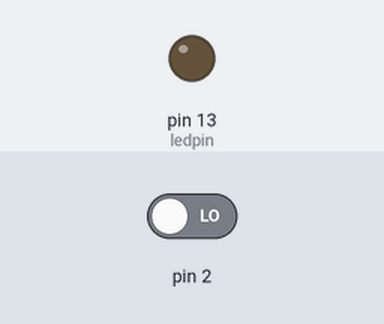
Simulated run of this sketch. Board: Arduino Uno, built with avr-gcc and run on an emulated ATmega328P. On the bench: output pins drawn as LEDs (lit = HIGH). Dashed ring = blinking. The inputs (shaded band) are chosen by the test bench; at power-on: pin 2 LOW.

Above: at 1.2 s.
1.3 s: pin 2 driven HIGH
At 4.2 s:
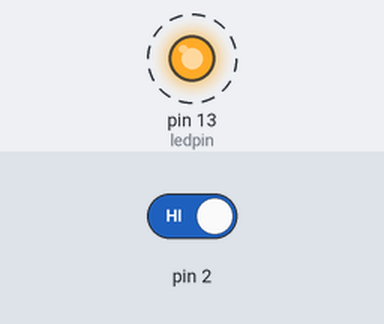
4.3 s: pin 2 driven LOW
At 5.2 s:
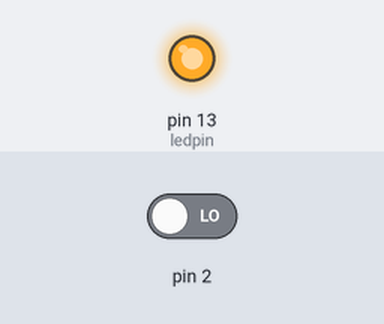
Timing chart, 0 to 7.3 s (numbered marks = the images above; inputs shaded):
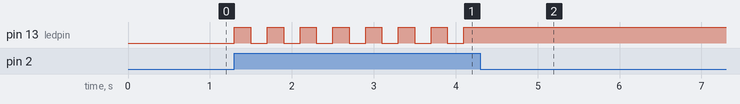

The sketch:

Sketch_9___Debouncing_B.ino
```cpp
int ledpin = 13;
int ledValue = LOW;

void setup() {
pinMode (2, INPUT);
pinMode (ledpin, OUTPUT);
}

void loop() {
    if (digitalRead(2) == HIGH) {
        ledValue = ! ledValue;
        digitalWrite(ledpin, ledValue);
        delay (200);
    }
}
```

Measured:
- after the input at 1.3 s, pin 13 (ledpin): alternates HIGH for 0.20 s and LOW for 0.20 s, starting at once
- after the input at 4.3 s, pin 13 (ledpin): stops changing and stays HIGH
